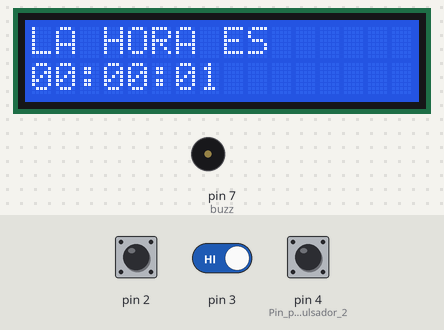
The sketch below on a simulated Arduino Uno, built with avr-gcc and run on an emulated ATmega328P. Parts: 16×2 character LCD, buzzer (waves = sounding, pin HIGH). Inputs (shaded band) come from the test bench; at power-on: pin 2 HIGH, pin 4 (Pin_para_pulsador_2) HIGH, pin 3 HIGH. What the sketch prints to the serial monitor is not drawn.

Above: at 1.6 s.
1.7 s: pin 2 driven LOW
3.2 s: pin 4 (Pin_para_pulsador_2) pulled LOW for 1 s
At 4.5 s:
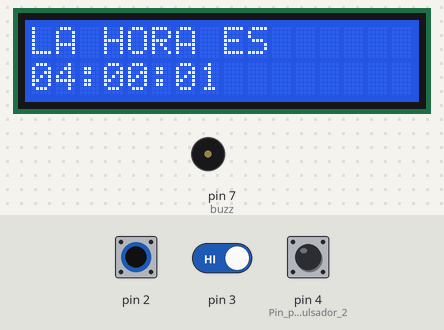
5.7 s: pin 3 driven LOW
At 6.7 s:
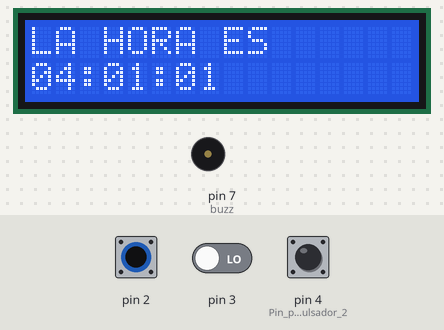
7.2 s: pin 4 (Pin_para_pulsador_2) pulled LOW for 0.15 s
At 8.6 s:
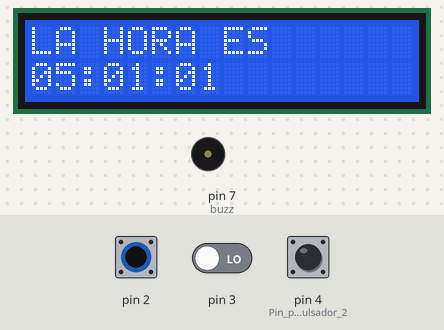
8.9 s: pin 2 pulsed HIGH 2 times (0.12 s each, 0.3 s apart)
Timing chart, 0 to 11.9 s (numbered marks = the images above; inputs shaded):
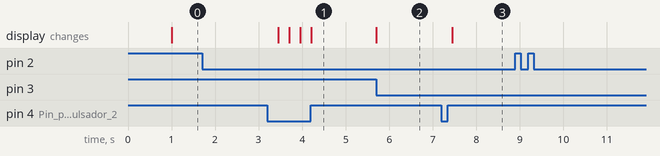

Measured:
- after the input at 1.7 s, every drawn part: stays the same
- after the input at 3.2 s, the display: first changes after 0.25 s (image 1 shows a later state)
- after the input at 5.7 s, the display: changes at once (image 2)
- after the input at 7.2 s, the display: changes after 0.25 s (image 3)
- after the input at 8.9 s, every drawn part: stays the same

The sketch:

Laboratorio_Timer2.ino
```cpp
/*
   UTN FICA CIERCOM
   MATEO TITO - JOHANNA YEPEZ
   LABORATORIO DE SISTEMAS MICROPROCESADOS
   Realice un reloj con un pulsador con las funciones de modificar la hora y crear la alarma.
   Otro pulsador para modificar el valor del minutero para actualizar la hora y la alarma y
   otro que permita actualizar el horero.
   Pulsador 1: Modificar la hora y crear alarma.
   Pulsador 2: Modificar el minutero, actualizar alarma, actualizar la hora.
   Pulsador 3: Actualizar el horero

   MATERIALES:
   - 3 pulsadores (pines 2, 3, 4)
   - 1 Buzzer (pin 7)
   - 1 Pantalla LCD
*/

#include <MsTimer2.h> //Librería Timer
#include <LiquidCrystal.h> //Librería LCD
//LCD
LiquidCrystal lcd (13, 12, 11, 10, 9, 8); // RS,E,D4,D5,D6,D7 -> Pines de Arduino
volatile int opc = 0; //Ingresar alarma
volatile int menu = 1; //Controla opciones disponibles
int buzz = 7; //Pin buzzer
boolean buzz_off = false; //Bandera buzzer activado
int buzz_cont = 0; //Contador para desactvar el buzzer
int s = 0; //Segundos alarma
int m = 0; //Minutos alarma
int h = 0; //Horas alarma
String tiempo; //Almacena la hora ingresada por serial
String tiempo1; //Almacena los minutos ingresados por serial
String tiempo2; //Almacena los segundos
int segundos = 0; //Contador segundos
int minutos = 0; //Contador minutos
int horas = 0; //Contador horas
String hour1 = "00"; //String para la hora
String hour2 = "00"; //String para la hora
String hour3 = "00"; //String para la segundos
String hour = hour1 + ":" + hour2 + ":" + hour3; //String reloj completo
boolean mod_minuhora = false; //Bandera modificar el horero y minutero
boolean crea_alarm = false; //Bandera crear alarma

void setup() {
  MsTimer2::set(1000, reloj); //Timer cada 1s
  MsTimer2::start(); //Inicia el Timer2
  Serial.begin(9600); //Inicia la Cx Serial
  Serial.println("SISTEMA DE RELOJ ALARMA"); //Imprime mensaje Serial
  Serial.println("SUS OPCIONES SON: (USE PUL1)"); //Imprime mensaje Serial
  Serial.println("1)MODIFICAR HORA"); //Imprime mensaje Serial
  Serial.println("2)CREAR ALARMA"); //Imprime mensaje Serial
  attachInterrupt(digitalPinToInterrupt(2), pul1, "LOW"); //Interrupción 1
  attachInterrupt(digitalPinToInterrupt(3), pul3, "LOW" ); //Interrupción 2
  lcd.begin(16, 2); //Inicia LCD
  lcd.setCursor(0, 0); //Punto inicial LCD
  lcd.print("LA HORA ES"); //Mensaje de inicio
  lcd.setCursor(0, 1); //Posición inicial del LCD
  lcd.print(hour); //Muestra la hora en pantalla
  Serial.setTimeout(1000); //Duración para el read Serial
  pinMode(4, INPUT); //Pin para pulsador 2
  pinMode(buzz, OUTPUT); //Pin para buzzer como salida
}

void loop() {
  if (mod_minuhora == true) { //Modifica minutero
    if (digitalRead(4) == LOW) { //Activo con pulsador 2
      delay(250); //Delay anti rebotes
      horas++; //Contador para cambiar el horero
      if (horas > 23)  //Condición reset horero
        horas = 0; //Reset horero
      if (horas < 10) //Unidades del horero
        hour1 = "0" + String(horas); //Concatena al contador
      else //Decenas del horero
        hour1 = String(horas); //Asigna al String
      hour = hour1 + ":" + hour2 + ":" + hour3; //String reloj completo
      lcd.setCursor(0, 1); //Posición inicial en el LCD
      lcd.print(hour); //Muestra la hora en pantalla
    }
  } else if (mod_minuhora == false) { //Opción crear alarma
    if (digitalRead(4) == LOW) { //Pulsador 2 activado
      delay(250); //Delay antirebotes
      MsTimer2::start(); //Reanuda el reloj
    }
    switch (opc) { //Ingreso de horas y minutos para alarma
      case 0: //Ingreso de Hora
        if (Serial.available() > 0)  //Comprueba que hay datos
          tiempo = Serial.readString(); //Almacena datos
        break;
      case 1: //Ingreso de Minutos
        if (Serial.available() > 0)  //Comprueba que hay datos
          tiempo1 = Serial.readString(); //Almacena datos
        break;
    } //Cierre switch
  } //Cierre ingresar alarma
}

void pul1 () {
  menu = 1 - menu; //Posibles dos opciones para el pulsador 1
  switch (menu) { //Opciones -> 1)Modificar hora y 2)Crear alamar
    case 0: //Modificar la hora
      Serial.println("MODIFICANDO HORA..."); //Imprime mensaje Serial
      Serial.println("PUL2 -> MINUTERO"); //Imprime mensaje Serial
      Serial.println("PUL3 -> HORERO"); //Imprime mensaje Serial
      Serial.println("PRESIONE PUL1 y LUEGO PUL2 PARA ACTUALIZAR"); //Imprime mensaje Serial
      MsTimer2::stop(); //Detinene el reloj
      mod_minuhora = true; //Habilita modificar minutos y horas
      crea_alarm = false; //Deshabilita crear alarma
      break;
    case 1: //Crear la alarma
      Serial.println("CREANDO ALARMA..."); //Imprime mensaje Serial
      mod_minuhora = false; //Deshabilita modificar minutos y horas
      crea_alarm = true; //Habilitar crear alarma
      Serial.println("INGRESE ALARMA: HORA?"); //Imprime mensaje Serial
      break;
  }
}

void pul3 () { //Pusaldor 3 interrupción
  if (crea_alarm == true) { //Si está habilitado crear alarma
    opc++; //Contador para ingreso de datos
    switch (opc) {
      case 1:
        h = tiempo.toInt(); //Almacena horas como entero
        Serial.println("INGRESE ALARMA: MINUTOS?");
        break;
      case 2:
        m = tiempo1.toInt(); //Almacena minutos como entero
        Serial.println("PRESIONE PARA GUARDAR");
        break;
      case 3:
        if (h >= 24 || m >= 60)  //Valida los datos ingresados
          Serial.println("ALARMA MAL INGRESADA"); //Mensaje de información
        else
          Serial.println("SU ALARMA: " + String(h) + ":" + String(m) + ":" + String(s));
        break;
      case 5:
        Serial.println("RESET ALARMA");
        opc = 0;
        Serial.println("INGRESE ALARMA: HORA?"); //Imprime mensaje Serial
        tiempo = ""; //Reset de Strings
        tiempo1 = "";
        tiempo2 = "";
        break;
    }
  } else if (mod_minuhora == true) { //Si modificar la hora y minutos está habilitado
    minutos++; //Contador minutos
    if (minutos > 59) //Si minutos sobrepasa los 59
      minutos = 0; //Reset minutero
    if (minutos < 10)  //Unidades del minutero
      hour2 = "0" + String(minutos); //Concatena al contador
    else //Decenas del minutero
      hour2 = String(minutos); //Asigna al String
    hour = hour1 + ":" + hour2 + ":" + hour3; //String reloj completo
    lcd.setCursor(0, 1); //Posición inicial en el LCD
    lcd.print(hour); //Muestra la hora en pantalla
  }
}

void reloj() { //Método para el Timer
  segundos++; //Contador reloj
  if (segundos == 60) { //Condición para segundero
    minutos++; //Contador minutero
    segundos = 0; //Reset segundero
  }
  if (minutos == 60) { //Condición para minutero
    horas++; //Contador horero
    minutos = 0; //Reset minutero
  }
  if (horas == 24) { //Condición para horero
    horas = 0; //Reset horero
  }
  //Asigna la hora correspondiente
  if (segundos < 10) //Unidades del segundero
    hour3 = "0" + String(segundos); //Concatena al contador
  else //Decenas del segundero
    hour3 = String(segundos); //Asigna al String
  if (minutos < 10) //Unidades del minutero
    hour2 = "0" + String(minutos); //Concatena al contador
  else //Decenas del minutero
    hour2 = String(minutos); //Asigna al String
  if (horas < 10) //Unidades del horero
    hour1 = "0" + String(horas); //Concatena al contador
  else //Decenas del horero
    hour1 = String(horas); //Asigna al String
  hour = hour1 + ":" + hour2 + ":" + hour3; //String reloj completo
  lcd.setCursor(0, 1); //Posición inicial en el LCD
  lcd.print(hour); //Muestra la hora en pantalla
  if (s == hour3.toInt() && m == hour2.toInt() && h == hour1.toInt()) {
    lcd.setCursor(0, 0);
    lcd.print("DESPIERTA!!!");
    Serial.println("ALARMA ACTIVADA");
    digitalWrite(buzz, HIGH);
    buzz_off = true;
  }
  if (buzz_off == true) {
    buzz_cont++;
    if (buzz_cont == 59) {
      digitalWrite(buzz, LOW);
      lcd.setCursor(0, 0);
      lcd.print("LA HORA ES: ");
      Serial.println("ALARMA DESACTIVADA");
      buzz_cont = 0;
      buzz_off = false;
    }
  }
}
```
